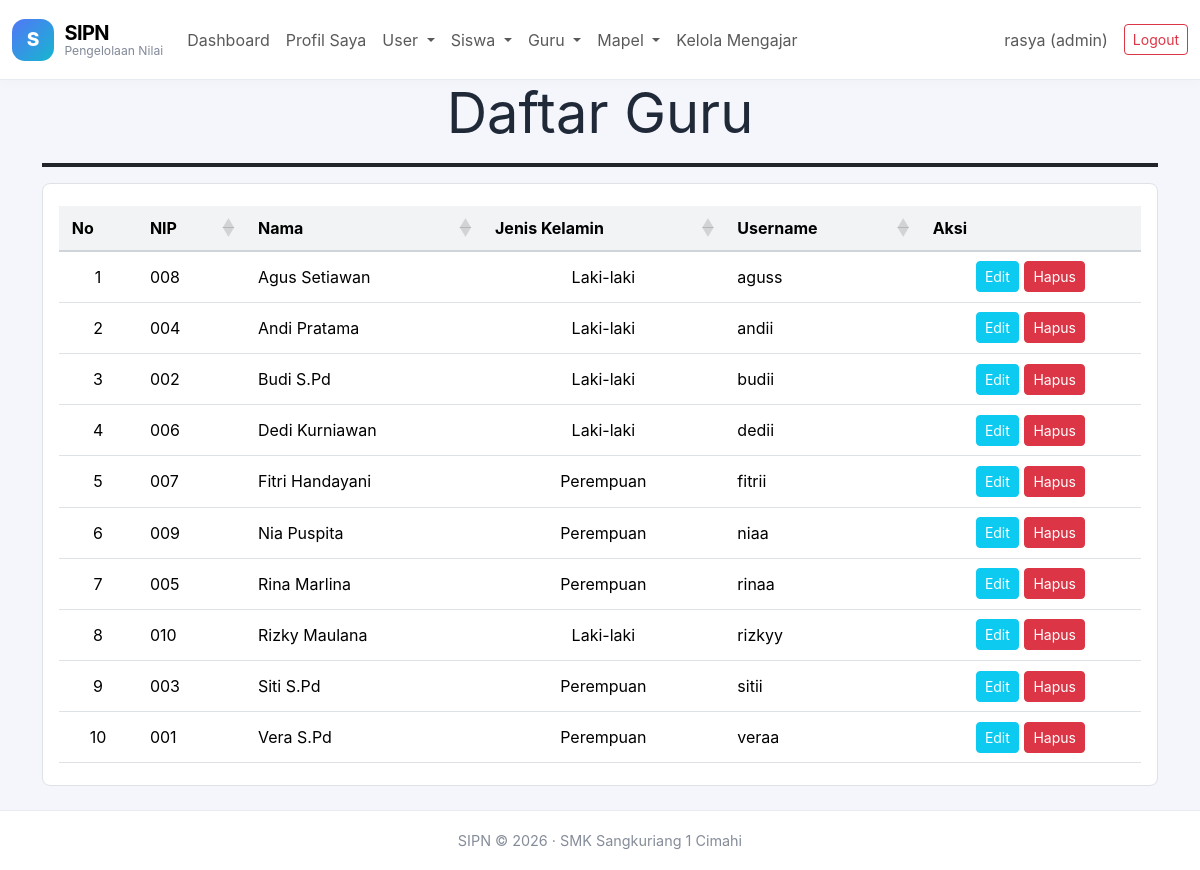
Screenshot of /daftar_guru.php (signed in) with the database file from the repository.
### tables this page shows
CREATE TABLE `guru` (
  `id` int(11) NOT NULL,
  `nip` varchar(20) NOT NULL,
  `nama` varchar(100) NOT NULL,
  `jenis_kelamin` enum('L','P') NOT NULL,
  `user_id` int(11) NOT NULL
);

CREATE TABLE `users` (
  `id` int(11) NOT NULL,
  `username` varchar(50) NOT NULL,
  `password` varchar(255) NOT NULL,
  `role` enum('admin','guru','siswa') NOT NULL,
  `created_at` timestamp NOT NULL DEFAULT current_timestamp()
);

### koneksi.php (called while the page is built, shortened)
<?php
function e($teks)
{
    return htmlspecialchars((string)$teks, ENT_QUOTES, 'UTF-8');
}
function siapkan($koneksi, $sql, $types = "", ...$params)
{
    $stmt = mysqli_prepare($koneksi, $sql);
    if (!mysqli_stmt_execute($stmt)) {
        mysqli_stmt_close($stmt);
        return false;
    }
    return $stmt;
}
function ambil_semua($koneksi, $sql, $types = "", ...$params)
{
    $stmt = siapkan($koneksi, $sql, $types, ...$params);
    $hasil = mysqli_stmt_get_result($stmt);
    $data = $hasil ? mysqli_fetch_all($hasil, MYSQLI_ASSOC) : [];
    return $data;
}
?>

### daftar_guru.php (the view, shortened to what this page needs)
<?php
require "koneksi.php";
$data = ambil_semua(
    $koneksi,
    "SELECT users.id, users.username,
            guru.nip, guru.nama, guru.jenis_kelamin
     FROM users
     JOIN guru ON guru.user_id = users.id
     WHERE users.role = 'guru'
     ORDER BY guru.nama ASC"
);
require "navbar.php";
?>
<link rel="stylesheet" href="https://cdn.datatables.net/1.13.8/css/dataTables.bootstrap5.min.css">
<div class="container">
  <div class="text-center">
    <h1 class="fw-normal display-4">Daftar Guru</h1>
    <hr class="border border-dark border-2 opacity-100">
  </div>
</div>
<div class="container mb-4">
  <div class="tabel-bingkai">
    <div class="tabel-pembungkus">
      <div class="table-responsive">
        <table id="tabelGuru" class="table table-hover tabel-sip w-100">
          <thead>
            <tr>
              <th scope="col">No</th>
              <th scope="col">NIP</th>
              <th scope="col">Nama</th>
              <th scope="col">Jenis Kelamin</th>
              <th scope="col">Username</th>
              <th scope="col">Aksi</th>
            </tr>
          </thead>
          <tbody>
            <?php foreach ($data as $guru): ?>
            <tr>
              <td class="tengah"></td>
              <td><?= e($guru['nip']) ?></td>
              <td><?= e($guru['nama']) ?></td>
              <td class="tengah"><?= ($guru['jenis_kelamin'] === 'L') ? 'Laki-laki' : 'Perempuan' ?></td>
              <td><?= e($guru['username']) ?></td>
              <td class="tengah">
                <div class="aksi">
                  <a href="form_edit.php?id=<?= (int)$guru['id'] ?>" class="btn btn-sm btn-info text-white">Edit</a>
                  <form action="aksi_hapus.php" method="POST"
                        onsubmit="return confirm('Apakah anda yakin ingin menghapus guru ini?')">
                    <button type="submit" class="btn btn-sm btn-danger">Hapus</button>
                  </form>
                </div>
              </td>
            </tr>
            <?php endforeach; ?>
          </tbody>
        </table>
      </div>
    </div>
  </div>
</div>
<?php require "footer.php"; ?>

### sipn.css (style rules this page uses)
:root { --sipn-bg:#f4f6fb;--sipn-ink:#202938;--sipn-muted:#7c8492;--sipn-border:#e8ebf2;--sipn-shadow:0 5px 18px rgba(30,41,59,.055) }
body { background:var(--sipn-bg);color:var(--sipn-ink);font-family:Inter,ui-sans-serif,system-ui,-apple-system,"Segoe UI",sans-serif }

### navbar.php (style rules this page uses)
.tabel-bingkai { border: 1px solid #dee2e6; border-radius: .5rem; overflow: hidden; background: #fff; }
.tabel-sip { margin-bottom: 0; }
.tabel-sip th, .tabel-sip td { white-space: nowrap; vertical-align: middle; padding: .6rem .8rem; }
.tabel-sip thead th { background: #f1f3f5; text-align: center; border-bottom: 2px solid #ced4da; }
.tabel-sip .tengah { text-align: center; }
.tabel-sip form { display: inline; }

### daftar_guru.php (style rules this page uses)
.tabel-sip .aksi { display: flex; gap: 0.35rem; justify-content: center; flex-wrap: nowrap; }
.tabel-sip .aksi form { display: block; margin: 0; }
.tabel-pembungkus { padding: 1rem; }

### rows the page displays
guru: nip "008", nama "Agus Setiawan", jenis_kelamin "Laki-laki", user.username "aguss"
guru: nip "004", nama "Andi Pratama", jenis_kelamin "Laki-laki", user.username "andii"
guru: nip "002", nama "Budi S.Pd", jenis_kelamin "Laki-laki", user.username "budii"
guru: nip "006", nama "Dedi Kurniawan", jenis_kelamin "Laki-laki", user.username "dedii"
guru: nip "007", nama "Fitri Handayani", jenis_kelamin "Perempuan", user.username "fitrii"
guru: nip "009", nama "Nia Puspita", jenis_kelamin "Perempuan", user.username "niaa"
guru: nip "005", nama "Rina Marlina", jenis_kelamin "Perempuan", user.username "rinaa"
guru: nip "010", nama "Rizky Maulana", jenis_kelamin "Laki-laki", user.username "rizkyy"
guru: nip "003", nama "Siti S.Pd", jenis_kelamin "Perempuan", user.username "sitii"
guru: nip "001", nama "Vera S.Pd", jenis_kelamin "Perempuan", user.username "veraa"

### other values shown
$nama_nav "rasya"
$role_nav "admin"
